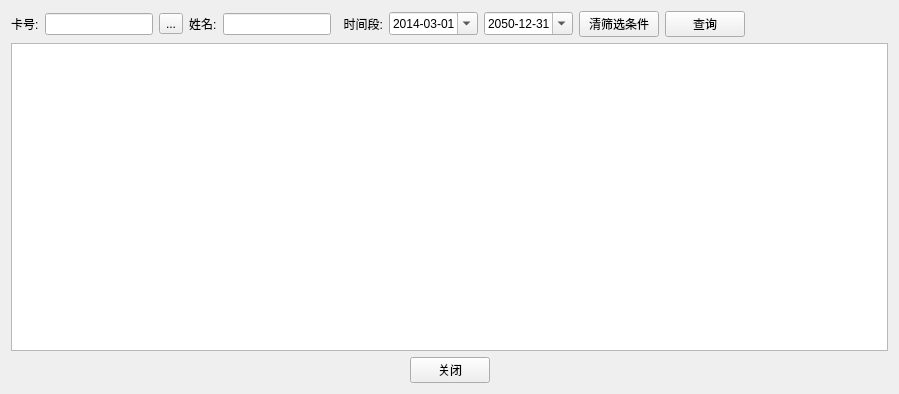
<?xml version="1.0" encoding="UTF-8"?>
<ui version="4.0">
 <class>AccountDetail</class>
 <widget class="QWidget" name="AccountDetail">
  <property name="geometry">
   <rect>
    <x>0</x>
    <y>0</y>
    <width>899</width>
    <height>394</height>
   </rect>
  </property>
  <property name="windowTitle">
   <string>Form</string>
  </property>
  <layout class="QGridLayout" name="gridLayout">
   <item row="0" column="0">
    <layout class="QVBoxLayout" name="verticalLayout">
     <item>
      <layout class="QHBoxLayout" name="horizontalLayout">
       <item>
        <widget class="QLabel" name="label">
         <property name="text">
          <string>卡号:</string>
         </property>
        </widget>
       </item>
       <item>
        <widget class="QLineEdit" name="lineEdit_cardNo">
         <property name="sizePolicy">
          <sizepolicy hsizetype="Preferred" vsizetype="Fixed">
           <horstretch>0</horstretch>
           <verstretch>0</verstretch>
          </sizepolicy>
         </property>
        </widget>
       </item>
       <item>
        <widget class="QToolButton" name="toolButton">
         <property name="text">
          <string>...</string>
         </property>
        </widget>
       </item>
       <item>
        <widget class="QLabel" name="label_2">
         <property name="text">
          <string>姓名:</string>
         </property>
        </widget>
       </item>
       <item>
        <widget class="QLineEdit" name="lineEdit_name">
         <property name="sizePolicy">
          <sizepolicy hsizetype="Preferred" vsizetype="Fixed">
           <horstretch>0</horstretch>
           <verstretch>0</verstretch>
          </sizepolicy>
         </property>
        </widget>
       </item>
       <item>
        <widget class="QLabel" name="label_3">
         <property name="text">
          <string>  时间段:</string>
         </property>
        </widget>
       </item>
       <item>
        <widget class="QDateEdit" name="dateEdit_start">
         <property name="date">
          <date>
           <year>2014</year>
           <month>3</month>
           <day>1</day>
          </date>
         </property>
         <property name="maximumDate">
          <date>
           <year>2050</year>
           <month>12</month>
           <day>31</day>
          </date>
         </property>
         <property name="minimumDate">
          <date>
           <year>2014</year>
           <month>3</month>
           <day>1</day>
          </date>
         </property>
         <property name="displayFormat">
          <string>yyyy-MM-dd</string>
         </property>
         <property name="calendarPopup">
          <bool>true</bool>
         </property>
        </widget>
       </item>
       <item>
        <widget class="QDateEdit" name="dateEdit_end">
         <property name="date">
          <date>
           <year>2050</year>
           <month>12</month>
           <day>31</day>
          </date>
         </property>
         <property name="maximumDate">
          <date>
           <year>2050</year>
           <month>12</month>
           <day>31</day>
          </date>
         </property>
         <property name="minimumDate">
          <date>
           <year>2014</year>
           <month>3</month>
           <day>1</day>
          </date>
         </property>
         <property name="displayFormat">
          <string>yyyy-MM-dd</string>
         </property>
         <property name="calendarPopup">
          <bool>true</bool>
         </property>
        </widget>
       </item>
       <item>
        <widget class="QPushButton" name="btn_clear">
         <property name="text">
          <string>清筛选条件</string>
         </property>
        </widget>
       </item>
       <item>
        <widget class="QPushButton" name="btn_search">
         <property name="text">
          <string>查询</string>
         </property>
        </widget>
       </item>
       <item>
        <spacer name="horizontalSpacer_2">
         <property name="orientation">
          <enum>Qt::Horizontal</enum>
         </property>
         <property name="sizeHint" stdset="0">
          <size>
           <width>40</width>
           <height>20</height>
          </size>
         </property>
        </spacer>
       </item>
      </layout>
     </item>
     <item>
      <widget class="QTableView" name="tableView"/>
     </item>
     <item>
      <layout class="QHBoxLayout" name="horizontalLayout_2">
       <item>
        <spacer name="horizontalSpacer">
         <property name="orientation">
          <enum>Qt::Horizontal</enum>
         </property>
         <property name="sizeHint" stdset="0">
          <size>
           <width>40</width>
           <height>20</height>
          </size>
         </property>
        </spacer>
       </item>
       <item>
        <widget class="QPushButton" name="btn_close">
         <property name="text">
          <string>关闭</string>
         </property>
        </widget>
       </item>
       <item>
        <spacer name="horizontalSpacer_3">
         <property name="orientation">
          <enum>Qt::Horizontal</enum>
         </property>
         <property name="sizeHint" stdset="0">
          <size>
           <width>40</width>
           <height>20</height>
          </size>
         </property>
        </spacer>
       </item>
      </layout>
     </item>
    </layout>
   </item>
  </layout>
 </widget>
 <resources/>
 <connections/>
</ui>
